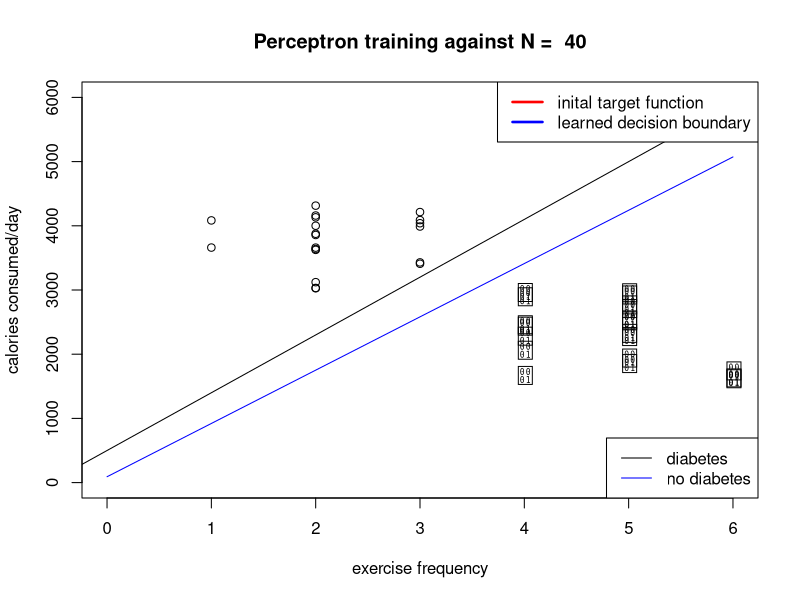

The R source for this figure:
library(MASS)
library(caret)
library(party)
x1 <-runif(20,min=4,max=6)
x2 <-runif(20,min=1,max=3)
a <- matrix(c(x1),ncol=1)
b <- matrix(c(x2),ncol=1)
x1 <- rbind(round(b),round(a))
a1 <- runif(20,min=3000,max=4500)
a2 <- runif(20,min=1500,max=3000)
a <- matrix(c(a1),ncol=1)
b <- matrix(c(a2),ncol=1)
x2 <- rbind(round(a),round(b))
a <- matrix(c(runif(20,min=0,max=1)),ncol=1)
b <- matrix(c(runif(20,min=-1,max=0)),ncol=1)
y <- rbind(ceiling(a),floor(b))
trainData <- data.frame(x1,x2,y)
X <- as.matrix(data.frame(x1,x2))
Y <- as.matrix(data.frame(y))
tX <- as.matrix(t(X))
invX <- ginv(tX %*% X)
pX <- invX %*% tX
wlin <- pX %*% Y

#plot(trainData$x1,trainData$x2,pch=as.integer(trainData$y),col=as.integer(trainData$y)+10)
trainData
reg <- lm(formula=y~x1+x2, data = trainData)

#fit <- train(y~., data=trainData, method="mlp")

perceptron <- function(X, Y)
{
  converged <- F
  
  W <- matrix(0, 1, 3)
  X <- cbind(rep(1, N), X)
  
  for (i in 1:10000)
  {
    h.X <- fn.sign(W %*% t(X))
    misclassified.mask <- as.vector(h.X) != as.vector(Y)
    if (sum(misclassified.mask) == 0)
    {
      converged <- T
      break
    }
    else
    {
      misclassified.points <- X[misclassified.mask, , drop = F]
      misclassified.points.Y <- Y[misclassified.mask]
      misclassified.point.index <- sample(dim(misclassified.points)[1], 1)
      misclassified.point <- misclassified.points[misclassified.point.index, , drop = F]
      misclassified.point.Y <- misclassified.points.Y[misclassified.point.index]
      W <- W + misclassified.point.Y %*% misclassified.point
    }
  }
  
  if (converged)
  {
    cat('Converged! Iteration ', i, ' , with final weight : ', W, '\n')
  }
  else
  {
    cat('DID NOT CONVERGE!\n')
  }
  
  return(W)
}

on.which.side <- function(line.separator, point)
{
  values <- (line.separator[2,1] - line.separator[1,1]) * (point[,2] - line.separator[1,2]) -
    (line.separator[2,2] - line.separator[1,2]) * (point[,1] - line.separator[1,1])
  return(fn.sign(values))
}

fn.sign <- function(values)
{
  return(ifelse(values > 0, 1, -1))
}

decision.boundary <- function(W)
{
  X1 <- c(0,6)
  X2 <- -(W[2]/W[3]) * X1 - W[1]/W[3]
  return(matrix(cbind(X1, X2), 2, 2))
}

line.separator <- matrix(runif(4, -1, 1), 2, 2)
line.separator[1,2] <- -2
line.separator[2,2] <- +2

# Initialize N random points, and Y
N <- 40
X <- as.matrix(trainData[,1:2])
Y <- as.matrix(trainData[,3])

# Run perceptron algorithm  
W <- perceptron(X, Y)

# Plot the points according to its actual class
plot(X, pch = Y, xlim = c(0,6), ylim = c(0,6000),xlab="exercise frequency",ylab="calories consumed/day")

# Plot ideal decision boundary
lines(abline(a=500,b=900), col="red")

# Plot learned decision boundary
lines(decision.boundary(W), col="blue")

title(paste("Perceptron training against N = ", N))
legend(x="topright", c("inital target function", "learned decision boundary"), lty=c(1,1), lwd=c(2.5,2.5),col=c("red","blue"))
legend(x="bottomright", legend=c("diabetes","no diabetes"), col=c("black", "blue"), lty=1, cex=1)
summary(reg)
